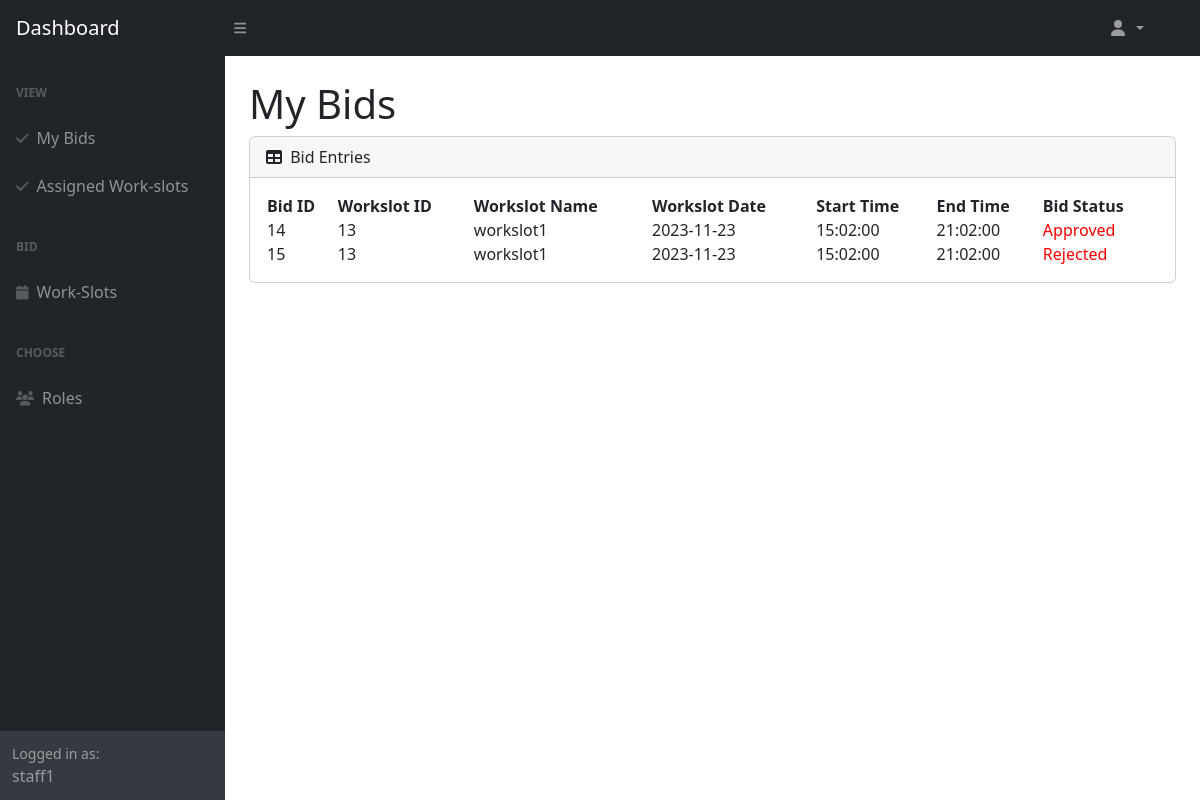
/src/Boundary/CafeStaffViewBidPage.php (signed in), run on an earlier commit of the app's database.
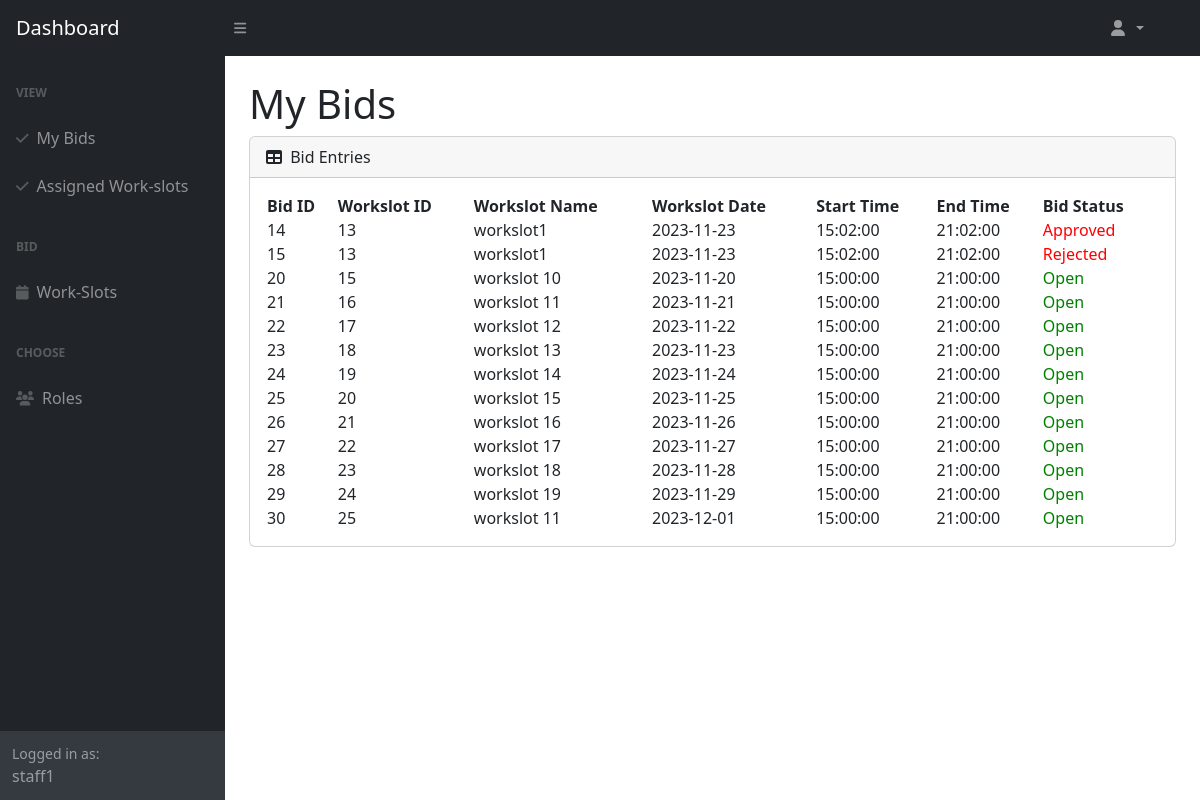
And on a later commit of the database.
### tables this page shows
CREATE TABLE `staff_bid_workslot` (
  `staff_bid_workslot_id` int(11) NOT NULL,
  `cafe_staff_id` int(11) NOT NULL,
  `workslot_id` int(11) NOT NULL,
  `bid_role` enum('Chef','Cashier','Waiter') NOT NULL,
  `bid_status` enum('Open','Approved','Rejected') NOT NULL
);

CREATE TABLE `workslot` (
  `workslot_id` int(11) NOT NULL,
  `workslot_name` varchar(255) NOT NULL,
  `chef_qty` int(11) NOT NULL DEFAULT 0,
  `cashier_qty` int(11) NOT NULL DEFAULT 0,
  `waiter_qty` int(11) NOT NULL DEFAULT 0,
  `workslot_date` date NOT NULL,
  `start_time` time NOT NULL,
  `end_time` time NOT NULL
);

### src/Entity/Bid.php (called while the page is built, shortened)
<?php
class Bid {
    public function getBidsByStaffId($cafeStaffId) {
        $DAO = new DAO();
        $connection = $DAO->get_connection();
        $sql = "SELECT `staff_bid_workslot_id`, `staff_bid_workslot`.`workslot_id`, `workslot_name`, `workslot_date`, `start_time`, `end_time`, `bid_status` FROM `staff_bid_workslot` LEFT JOIN `workslot` ON `staff_bid_workslot`.`workslot_id` = `workslot`.`workslot_id` WHERE `cafe_staff_id` = '$cafeStaffId'";
        return $connection->query($sql);
    }
}
?>

### src/Controller/CafeStaffViewBidController.php (called while the page is built)
<?php
include_once "../Entity/Bid.php";
class CafeStaffViewBidController {
    public function getBidsByStaffId($cafeStaffId) {
        $bid = new Bid();
        return $bid->getBidsByStaffId($cafeStaffId);
    }
}
?>

### src/Boundary/CafeStaffViewBidPage.php (the view, shortened to what this page needs)
<link rel="stylesheet" href="https://cdn.datatables.net/1.13.6/css/jquery.dataTables.min.css">
<link rel="stylesheet" href="https://cdn.jsdelivr.net/npm/sweetalert2@11/dist/sweetalert2.min.css">
<?php
include_once "../Controller/CafeStaffViewBidController.php";
$viewBidController = new CafeStaffViewBidController();
$myBids = $viewBidController->getBidsByStaffId($_SESSION['cafe_staff_id']);
?>
<body class="sb-nav-fixed">
    <?php
        require "CafeStaffNav.php";
    ?>
    <div id="layoutSidenav_content">
        <main>
        <div class="container-fluid px-4">
            <h1 class="mt-4">My Bids</h1>
            <div class="card mb-4">
                <div class="card-header">
                    <i class="fas fa-table me-1"></i>
                    Bid Entries
                </div>
                <div class="card-body">
                    <table class="cell-border stripe" id="dataTable" width="100%" cellspacing="0">
                        <thead>
                            <tr>
                                <th>Bid ID</th>
                                <th>Workslot ID</th>
                                <th>Workslot Name</th>
                                <th>Workslot Date</th>
                                <th>Start Time</th>
                                <th>End Time</th>
                                <th>Bid Status</th>
                            </tr>
                        </thead>
                        <tbody>
                            <?php
                            while ($bid = $myBids->fetch_assoc()) {
                                $statusStyle = ($bid['bid_status'] === 'Open') ? 'color: green;' : 'color: red;';
                                echo "<tr>
                                        <td>{$bid['staff_bid_workslot_id']}</td>
                                        <td>{$bid['workslot_id']}</td>
                                        <td>{$bid['workslot_name']}</td>
                                        <td>{$bid['workslot_date']}</td>
                                        <td>{$bid['start_time']}</td>
                                        <td>{$bid['end_time']}</td>
                                        <td style='{$statusStyle}'>{$bid['bid_status']}</td>
                                    </tr>";
                            }
                            ?>
                        </tbody>
                    </table>
                </div>
            </div>
        </div>
        </main>
    </div>
</body>

What changed in the data, as far as the page shows it:
added staff_bid_workslot: staff_bid_workslot_id "20", workslot "15", workslot.workslot_name "workslot 10", workslot.workslot_date "2023-11-20", workslot.start_time "15:00:00", workslot.end_time "21:00:00", bid_status "Open"
added staff_bid_workslot: staff_bid_workslot_id "21", workslot "16", workslot.workslot_name "workslot 11", workslot.workslot_date "2023-11-21", workslot.start_time "15:00:00", workslot.end_time "21:00:00", bid_status "Open"
added staff_bid_workslot: staff_bid_workslot_id "22", workslot "17", workslot.workslot_name "workslot 12", workslot.workslot_date "2023-11-22", workslot.start_time "15:00:00", workslot.end_time "21:00:00", bid_status "Open"
added staff_bid_workslot: staff_bid_workslot_id "23", workslot "18", workslot.workslot_name "workslot 13", workslot.workslot_date "2023-11-23", workslot.start_time "15:00:00", workslot.end_time "21:00:00", bid_status "Open"
added staff_bid_workslot: staff_bid_workslot_id "24", workslot "19", workslot.workslot_name "workslot 14", workslot.workslot_date "2023-11-24", workslot.start_time "15:00:00", workslot.end_time "21:00:00", bid_status "Open"
added staff_bid_workslot: staff_bid_workslot_id "25", workslot "20", workslot.workslot_name "workslot 15", workslot.workslot_date "2023-11-25", workslot.start_time "15:00:00", workslot.end_time "21:00:00", bid_status "Open"
added staff_bid_workslot: staff_bid_workslot_id "26", workslot "21", workslot.workslot_name "workslot 16", workslot.workslot_date "2023-11-26", workslot.start_time "15:00:00", workslot.end_time "21:00:00", bid_status "Open"
added staff_bid_workslot: staff_bid_workslot_id "27", workslot "22", workslot.workslot_name "workslot 17", workslot.workslot_date "2023-11-27", workslot.start_time "15:00:00", workslot.end_time "21:00:00", bid_status "Open"
added staff_bid_workslot: staff_bid_workslot_id "28", workslot "23", workslot.workslot_name "workslot 18", workslot.workslot_date "2023-11-28", workslot.start_time "15:00:00", workslot.end_time "21:00:00", bid_status "Open"
added staff_bid_workslot: staff_bid_workslot_id "29", workslot "24", workslot.workslot_name "workslot 19", workslot.workslot_date "2023-11-29", workslot.start_time "15:00:00", workslot.end_time "21:00:00", bid_status "Open"
added staff_bid_workslot: staff_bid_workslot_id "30", workslot "25", workslot.workslot_name "workslot 11", workslot.workslot_date "2023-12-01", workslot.start_time "15:00:00", workslot.end_time "21:00:00", bid_status "Open"
